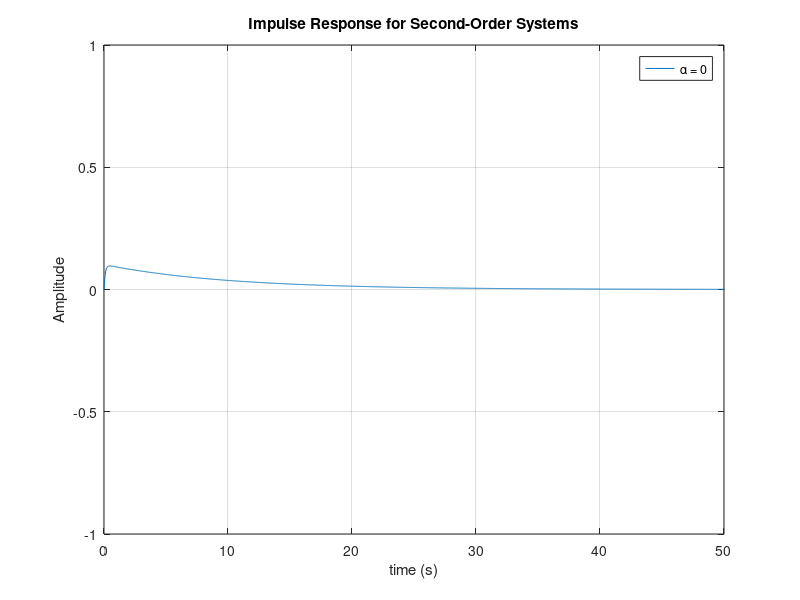
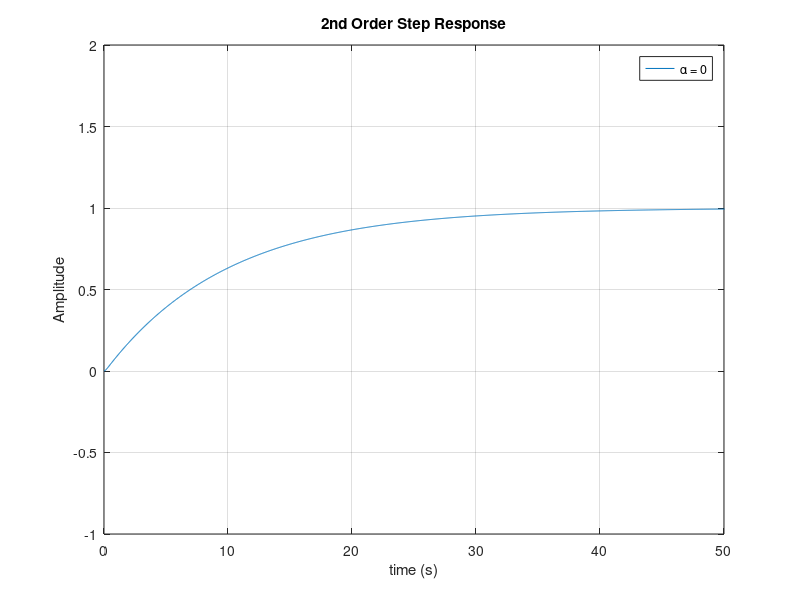

Reproduce these figures in MATLAB, in order.
%% Second Order Impulse Response Plot

clear; clc; close all;

% HW Parameters
w_0 = 1;
alphas = [0, 0.2, 1, 5];
numerator = 1;

%% Calculate Four Impulse Responses

% Empty Plot
figure();
hold on;

% Our function is s^2 + 2 * alpha + w_0^2
% So, our denominator coefficients are:
% 1, 2 * alpha, w_0^2

for i = 1:length(alphas)
    alpha = alphas(i);
    denominator = [1 2*alpha w_0^2];
    H = tf(numerator, denominator); % tf creates a transfer function from our numerator and denominator.
    impulse(H); % takes the impulse of our tf
end

xlabel('time (s)');
ylabel('Amplitude');
title('Impulse Response for Second-Order Systems');
axis([0, 50, -1, 1]);
legend('\alpha = 0', '\alpha = 0.2', '\alpha = 1', '\alpha = 5');
grid on;
hold off;

%% Calculate Step Responses

% Empty Plot 2
figure(2);
hold on;

for i = 1:length(alphas)
    alpha = alphas(i);
    denominator = [1 2*alpha w_0^2];
    H = tf(numerator, denominator);
    step(H);
end

xlabel('time (s)');
ylabel('Amplitude');
title('2nd Order Step Response');
axis([0, 50, -1, 2])
legend('\alpha = 0', '\alpha = 0.2', '\alpha = 1', '\alpha = 5');
grid on;
hold off;
